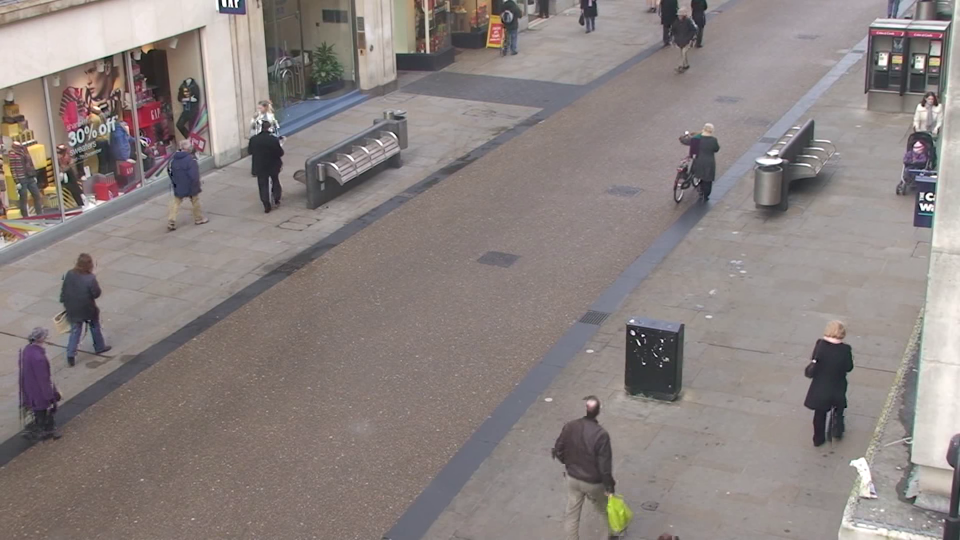
#> input picture frame 22 of Oxford.mp4, 1920 x 1080 px (shown at 1/2 size)
$ python Calib_GrndPlane.py
#> lines starting #> are read from the running program, lines starting #| are printed output that depends on the picture
import os
import cv2
import numpy as np
import argparse

R = 114
ESC_KEY = 27
SPACE = 32
colorPool = {1: (165,42,42), 2:(137,43,226), 3:(210, 105, 30), 4:(175,175,0), 5:(22,175,100), 6:(100,10,0), 7:(100,200,0), 8:(100,10,200)}
navigattorSize = 80

def checkReduction(image):
    reduction = 1
    if image.shape[0]>2000 or image.shape[1]>2000:
        image = cv2.resize(image, (0,0), fx=0.5, fy=0.5)
        reduction = 2
    if image.shape[0]>1500 or image.shape[1]>1500:
        reduction = 2
    return reduction


''''''''''''''' Background Extractor '''''''''''''''
def calcBackgound(VideoPath, reduce, Save=None):
    cap = cv2.VideoCapture(VideoPath)
    _, f = cap.read()
    f= cv2.resize(f, (f.shape[1]// reduce , f.shape[0] // reduce))
    img_bkgd = np.float32(f)
    # reduce = checkReduction(img_bkgd)
    print('<< When you feel the background is sufficiently clear, press SPACE to end and save the background.')
    while True:
        ret, f = cap.read()
        if not ret: break
        f= cv2.resize(f, (f.shape[1]// reduce , f.shape[0] // reduce))
        cv2.imshow('Main Video', f)
        cv2.accumulateWeighted(f, img_bkgd, 0.01)
        res2 = cv2.convertScaleAbs(img_bkgd)
        cv2.imshow('<< When you feel the background is sufficiently clear, press SPACE to end and save the background.', res2)
        k = cv2.waitKey(20)
        if k == SPACE: break
    if not Save is None: cv2.imwrite(Save, res2)
    cv2.destroyAllWindows()
    cap.release()
    return res2


''''''''''''''' Region of Interest '''''''''''''''
def _getROI(image, Save=None):
    while True:
        roi, coords , roiImage = getROI('<< Select a Region of Interest for calibration | Actions: SPACE = Complete,  R = Retry |', image).run()
        zeroDim = False
        for i in roi.shape:
            if i ==0: zeroDim = True
        if zeroDim: continue
        cv2.imshow(':: Region of Interest | Actions: SPACE = Complete,  R = Retry |', roi)
        k = cv2.waitKey(0)
        if k%256 == R: cv2.destroyAllWindows(); continue
        elif k%256 == SPACE: cv2.destroyAllWindows(); break
    if not Save is None: cv2.imwrite(Save, roiImage)
    return roi, coords

# [32 lines left out: functions applyROI, applyROIxy, putROI, ShowROI, not called in this run]


''''''''''''''' Bird's Eye View '''''''''''''''
class birds_eye:
    # [11 lines left out: function __init__, not called in this run]
    def img2bird(self):
        self.bird = cv2.warpPerspective(self.image, self.transferI2B, (self.br, self.bc))
        return self.bird
    def bird2img(self):
        self.image = cv2.warpPerspective(self.bird, self.transferB2I, (self.r, self.c))
        return self.image
    def setImage(self, img):
        self.image = img
    def setBird(self, bird):
        self.bird = bird
    def convrt2Bird(self, img):
        return cv2.warpPerspective(img, self.transferI2B, (self.bird.shape[1], self.bird.shape[0]))
    def convrt2Image(self, bird):
        return cv2.warpPerspective(bird, self.transferB2I, (self.image.shape[1], self.image.shape[0]))
    # [24 lines left out: functions projection_on_bird, projection_on_image, project, getMask, not called in this run]

def Manual(Background, Save=None):
    while True:
        fp = getFeaturePoint(Background, '<< Choose 4 arbitrary points to define the ground plane | Actions: SPACE = Complete, R = Retry |' , colorPool=colorPool, navigattorSize=navigattorSize, reduction=checkReduction(Background), DrawLine=True)
        seeds, img , _= fp.run()
        k = cv2.waitKey(0)
        if k == 114 or len(seeds) != 4: cv2.destroyAllWindows(); continue

        widthA = np.sqrt(((seeds[3][0] - seeds[2][0]) ** 2) + ((seeds[3][1] - seeds[2][1]) ** 2))
        widthB = np.sqrt(((seeds[1][0] - seeds[0][0]) ** 2) + ((seeds[1][1] - seeds[0][1]) ** 2))
        maxWidth = max(int(widthA), int(widthB))
        heightA = np.sqrt(((seeds[1][0] - seeds[3][0]) ** 2) + ((seeds[1][1] - seeds[3][1]) ** 2))
        heightB = np.sqrt(((seeds[0][0] - seeds[2][0]) ** 2) + ((seeds[0][1] - seeds[2][1]) ** 2))
        maxHeight = max(int(heightA), int(heightB))

        pts1 = np.float32(seeds)
        pts2 = np.float32([[0, 0], [maxWidth, 0], [0, maxHeight], [maxWidth, maxHeight]])
        matrix = cv2.getPerspectiveTransform(pts1, pts2)
        result_cv = cv2.warpPerspective(Background, matrix, (maxWidth,maxHeight))
        cv2.imshow("Perspective Transformation of your coordinates", result_cv)

        s = img.shape
        tl = project(matrix, (0,0))
        tr = project(matrix, (s[1],0))
        dl = project(matrix, (0,s[0]))
        dr = project(matrix, (s[1],s[0]))

        winXmin = min(tl[0], tr[0], dl[0], dr[0])
        winYmin = min(tl[1], tr[1], dl[1], dr[1])
        winXmax = max(tl[0], tr[0], dl[0], dr[0])
        winYmax = max(tl[1], tr[1], dl[1], dr[1])
        window = [[winXmin, winYmin], [winXmax, winYmin], [winXmin, winYmax], [winXmax, winYmax]]

        widthA = np.sqrt(((window[3][0] - window[2][0]) ** 2) + ((window[3][1] - window[2][1]) ** 2))
        widthB = np.sqrt(((window[1][0] - window[0][0]) ** 2) + ((window[1][1] - window[0][1]) ** 2))
        maxWidth = max(int(widthA), int(widthB))
        heightA = np.sqrt(((window[1][0] - window[3][0]) ** 2) + ((window[1][1] - window[3][1]) ** 2))
        heightB = np.sqrt(((window[0][0] - window[2][0]) ** 2) + ((window[0][1] - window[2][1]) ** 2))
        maxHeight = max(int(heightA), int(heightB))

        pts1 = np.float32(window)
        pts2 = np.float32([[0,0],[maxWidth,0],[0,maxHeight],[maxWidth,maxHeight]])
        M = cv2.getPerspectiveTransform(pts1,pts2)

        tl = project(M, tl)
        tr = project(M, tr)
        dl = project(M, dl)
        dr = project(M, dr)
        BEVcoord = [[tl[0], tl[1]], [tr[0], tr[1]], [dl[0], dl[1]], [dr[0], dr[1]]]

        e = birds_eye(Background, BEVcoord, size=(maxHeight, maxWidth))
        bird = e.bird
        showReduc = checkReduction(bird)
        print(f': Bird size {bird.shape}, Reduction coef for show {showReduc}')
        bird = cv2.resize(bird, (bird.shape[1]// showReduc , bird.shape[0] // showReduc))
        cv2.imshow('<< Bird\'s Eye View | Actions: Space = Complete,  R = Retry |', bird)

        k = cv2.waitKey(0)
        if k%256 == SPACE: break
        elif k%256 == R: cv2.destroyAllWindows()
    cv2.destroyAllWindows()
    if not Save is None: cv2.imwrite(Save, e.bird)
    return BEVcoord, e.bird.shape[:2]

class getPixelUnitPoints:
    # [72 lines left out: functions __init__, run, EventManager, getPixelUnit, not called in this run]


class getROI:
    def __init__(self, windowName, image):
        self.img = image.copy()
        self.w = image.shape[1]
        self.h = image.shape[0]
        self.wn =windowName
        self.coord = [[0,0],[self.w, self.h]]
        self.ix, self.iy = 0,0
        self.drawing = False
        self.roi = self.img
        self.mask = np.ones_like(self.img)
        self.Show = self.img
    def run(self):
        cv2.imshow(self.wn, self.img)
        cv2.setMouseCallback(self.wn, self.EventManager)
        cv2.waitKey(0)
        return self.roi, self.coord, self.Show
    # [23 lines left out: function EventManager, not called in this run]


class getPoint:
    # [8 lines left out: function __init__, not called in this run]

    def run(self):
        return self.pnt, self.img
    # [16 lines left out: function EventManager, not called in this run]


class getFeaturePoint:
    def __init__(self, image, windowName , colorPool,  reduction=2, navigattorSize = 80, DrawLine=False, showNaro=True, totoalSeed=8):
        self.image = image.copy()
        self.imgSize = image.shape
        self.reduction = reduction
        self.showSize = (self.imgSize[1] // reduction , self.imgSize[0] // reduction)
        self.showImg = cv2.resize(image, self.showSize)
        self.totoalSeed = totoalSeed
        cv2.imshow(windowName, self.showImg)
        self.navigBoxSize = (navigattorSize,  navigattorSize)
        self.windowName = windowName
        cv2.setMouseCallback(windowName, self.EventManager)
        self.seed = []
        self.imgSeed = []
        self.colorPool = colorPool
        self.DrawLine = DrawLine
        self.showNaro = False if reduction == 1 else showNaro
    def run(self):
        return self.seed, cv2.resize(self.image , self.showSize), self.imgSeed
    # [51 lines left out: function EventManager, not called in this run]


def parse_opt():
    parser = argparse.ArgumentParser()
    parser.add_argument('--src', type=str, help='Video file', default='Oxford.mp4')
    opt = parser.parse_args()
    return opt

def main(opt):

    Input = r"C:\Users\tsmaz\OneDrive - University of Leeds\Research\Repositories\BEV-Calibrator\1 06-01-2024 - ver 1.0 [GitHub]\Oxford.mp4" #opt.src

    if not os.path.isfile(Input):
        print(f'>> File Error: {Input} is not found!')
        return

    root = os.path.dirname(os.path.abspath(Input))
    filename = os.path.basename(Input).split('.')[0]

    output_path = f'{root}\\{filename}'
    if os.path.exists(output_path):
        print(f'>> Warning: The directory {output_path} already exists! The new configuration will replace it!' )
    else:
        os.mkdir(output_path)

    Background = calcBackgound(Input, reduce=2, Save=f'{output_path}\\Background.bmp')
#> in calcBackgound, f is the input picture: shape (1080, 1920, 3); mean B, G, R 128.5, 130.5, 139.2
#> in calcBackgound, `f= cv2.resize(f, (f.shape[1]// reduce , f.shape[0] // reduce))`:
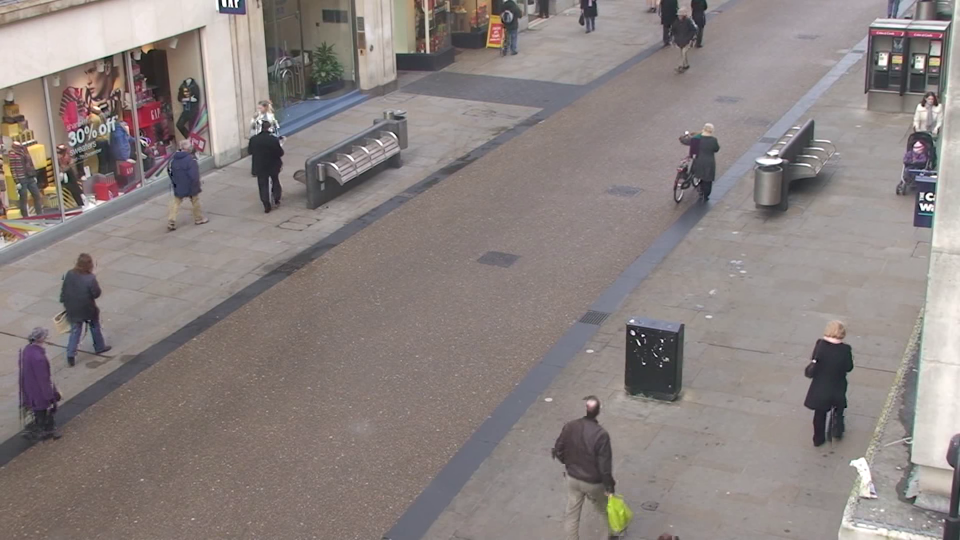
#> f: shape (540, 960, 3); mean B, G, R 128.6, 130.6, 139.4
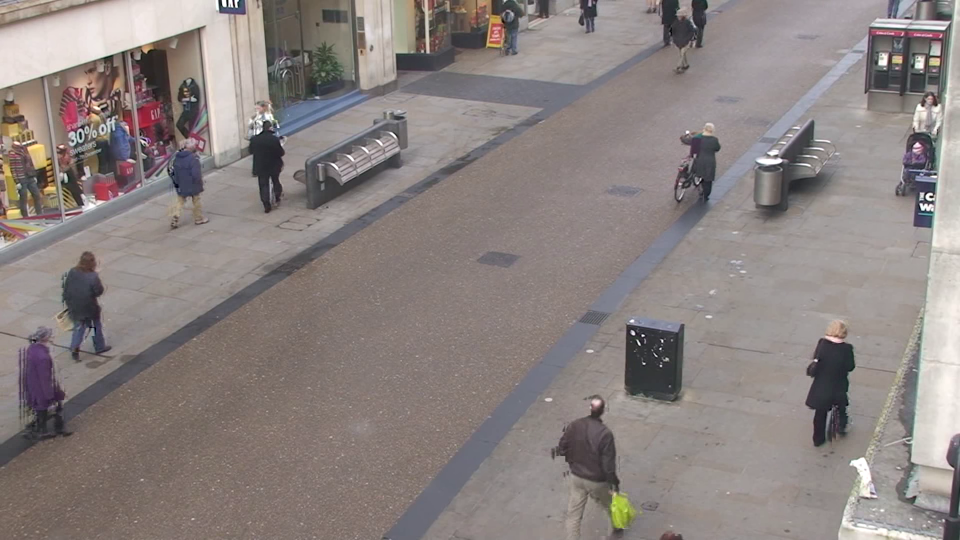
#> input picture frame 23 of Oxford.mp4, 1920 x 1080 px (shown at 1/2 size)
#> in calcBackgound, f is the input picture: shape (1080, 1920, 3); mean B, G, R 128.3, 130.3, 139
#> (key Esc is pressed here)
    ROI, ROI_Coords = _getROI(Background, Save=f'{output_path}\\Region of Interest.bmp')
#> in _getROI, `roi, coords , roiImage = getROI('<< Select a Region of Interest for ca..`: coords = [[0, 0], [960, 540]]
#> (key Esc is pressed here)
#> ROI_Coords = [[0, 0], [960, 540]]
    BEV_Coordinate, BEV_size = Manual(ROI, Save=f'{output_path}\\Bird Eye View.bmp')
#> in Manual, `seeds, img , _= fp.run()`: seeds = []
#> (key Esc is pressed here)
    Pixel_Unie = getPixelUnit(ROI, realDistance=1, Coordinate=BEV_Coordinate, BEV_size=BEV_size, Save=f'{output_path}\\Pixel Unit.bmp')

    output_string =   'Calibration: Region of Interest: '+ str(ROI_Coords)+'\n' \
                    + 'Calibration: Coordinate: '+ str(BEV_Coordinate)+'\n' \
                    + 'Calibration: BEV size: '+ str(BEV_size)+'\n'\
                    + 'Calibration: Pixel_Unie: '+ str(Pixel_Unie)+'\n'

    print(output_string)

    f = open(f"{output_path}\\config.txt", 'w')
    f.write(output_string)
    f.close()

    print(':: Done.')


if __name__ == "__main__":
    try:
        opt = parse_opt()
        main(opt)
    except Exception as e:
        print(":: Ops:", e)

$ run again, starting later in the video
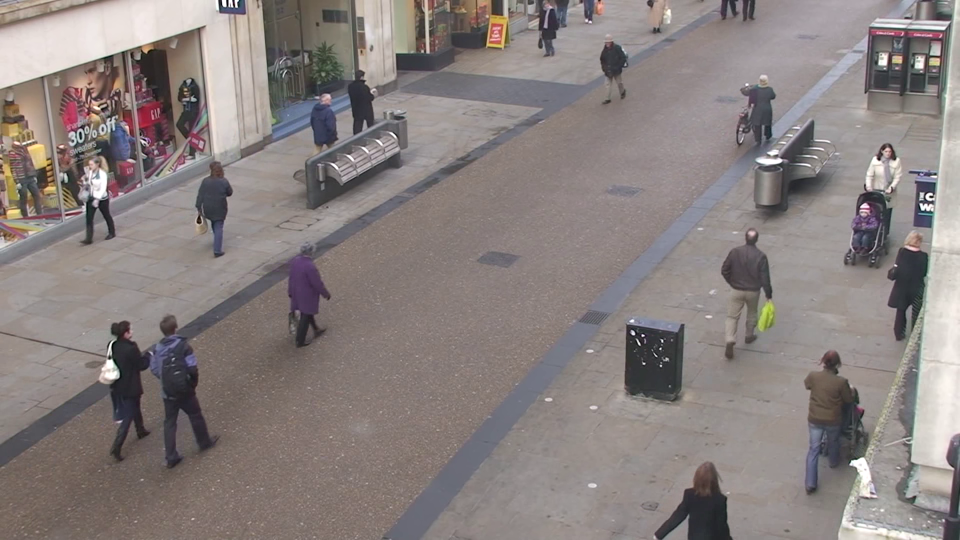
#> input picture frame 101 of Oxford.mp4, 1920 x 1080 px (shown at 1/2 size)
#> in calcBackgound, f is the input picture: shape (1080, 1920, 3); mean B, G, R 126.8, 128.4, 136.9
#> in calcBackgound, `f= cv2.resize(f, (f.shape[1]// reduce , f.shape[0] // reduce))`:
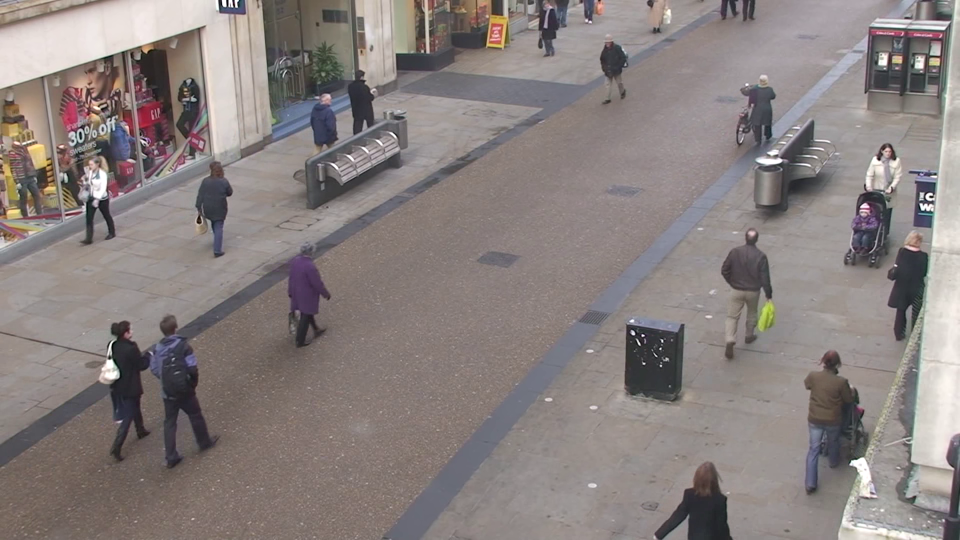
#> f: shape (540, 960, 3); mean B, G, R 126.9, 128.6, 137
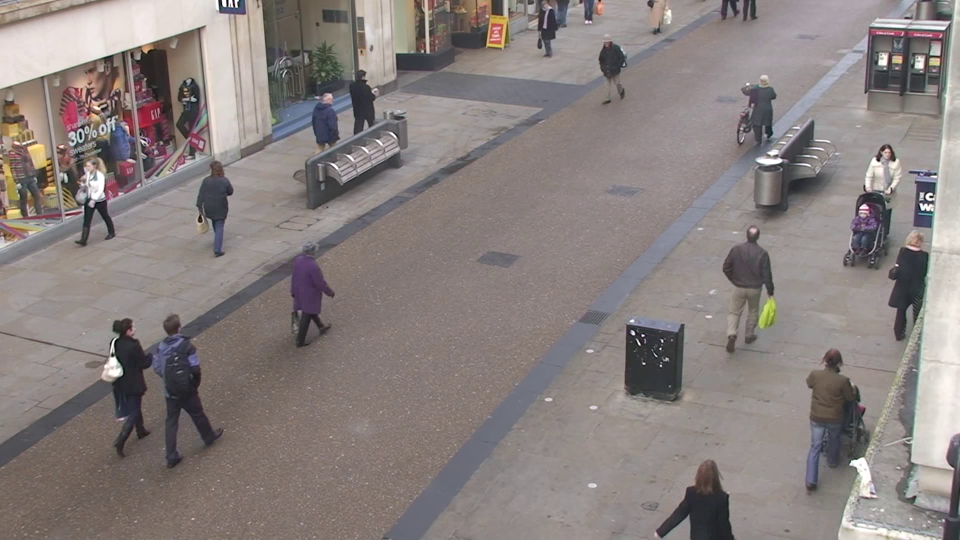
#> input picture frame 102 of Oxford.mp4, 1920 x 1080 px (shown at 1/2 size)
#> in calcBackgound, f is the input picture: shape (1080, 1920, 3); mean B, G, R 126.5, 128.4, 136.7
#> coords = [[0, 0], [960, 540]]
#> seeds = []

$ run again, starting later in the video
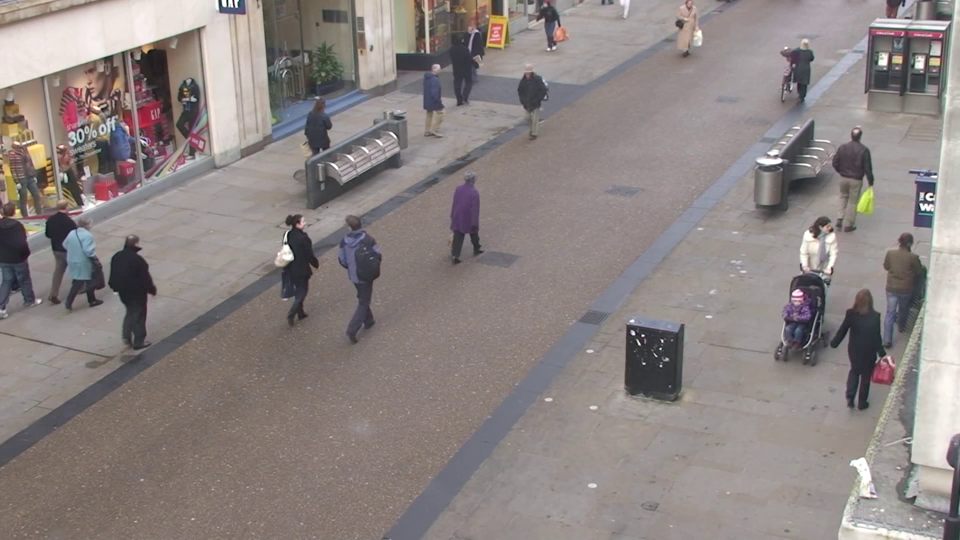
#> input picture frame 180 of Oxford.mp4, 1920 x 1080 px (shown at 1/2 size)
#> in calcBackgound, f is the input picture: shape (1080, 1920, 3); mean B, G, R 130.1, 131.8, 140.1
#> in calcBackgound, `f= cv2.resize(f, (f.shape[1]// reduce , f.shape[0] // reduce))`:
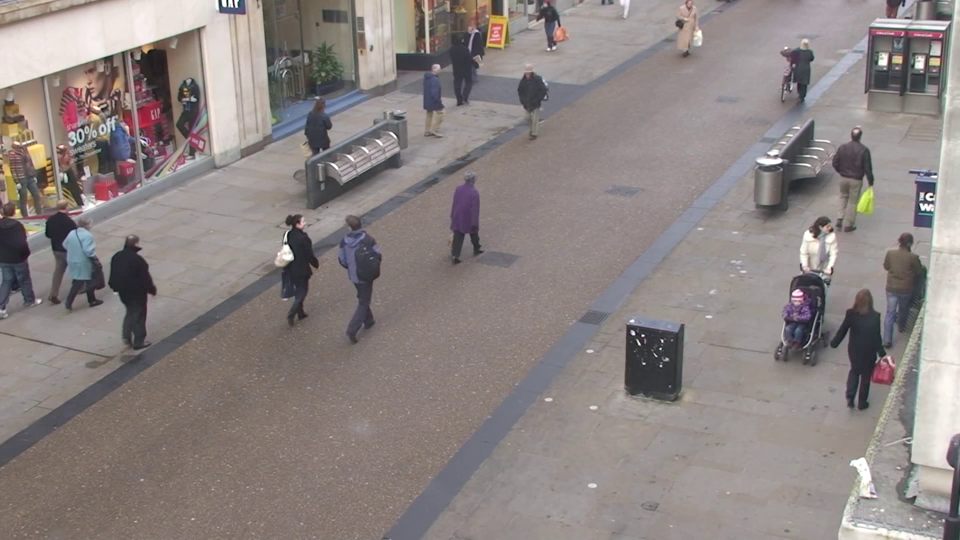
#> f: shape (540, 960, 3); mean B, G, R 130.2, 131.9, 140.2
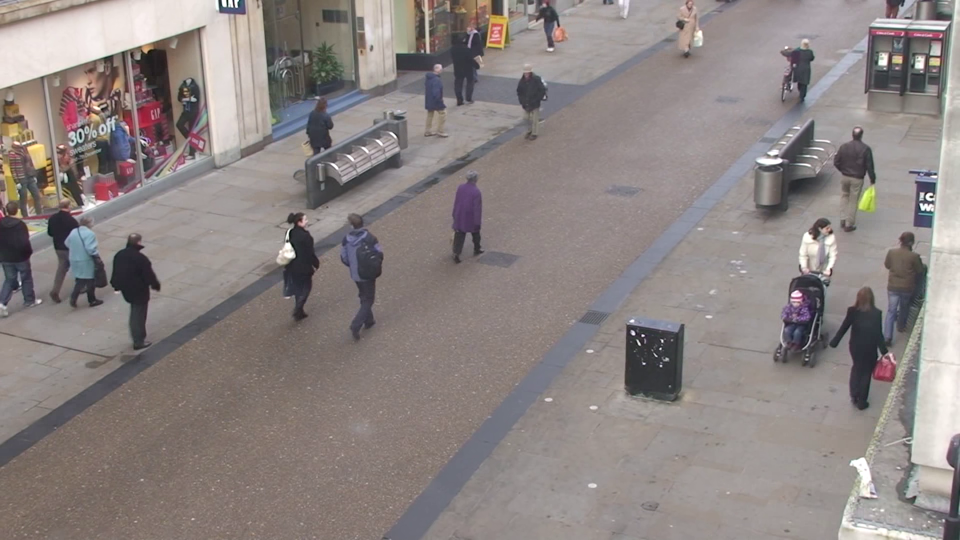
#> input picture frame 181 of Oxford.mp4, 1920 x 1080 px (shown at 1/2 size)
#> in calcBackgound, f is the input picture: shape (1080, 1920, 3); mean B, G, R 130.1, 131.8, 140.1
#> coords = [[0, 0], [960, 540]]
#> seeds = []
